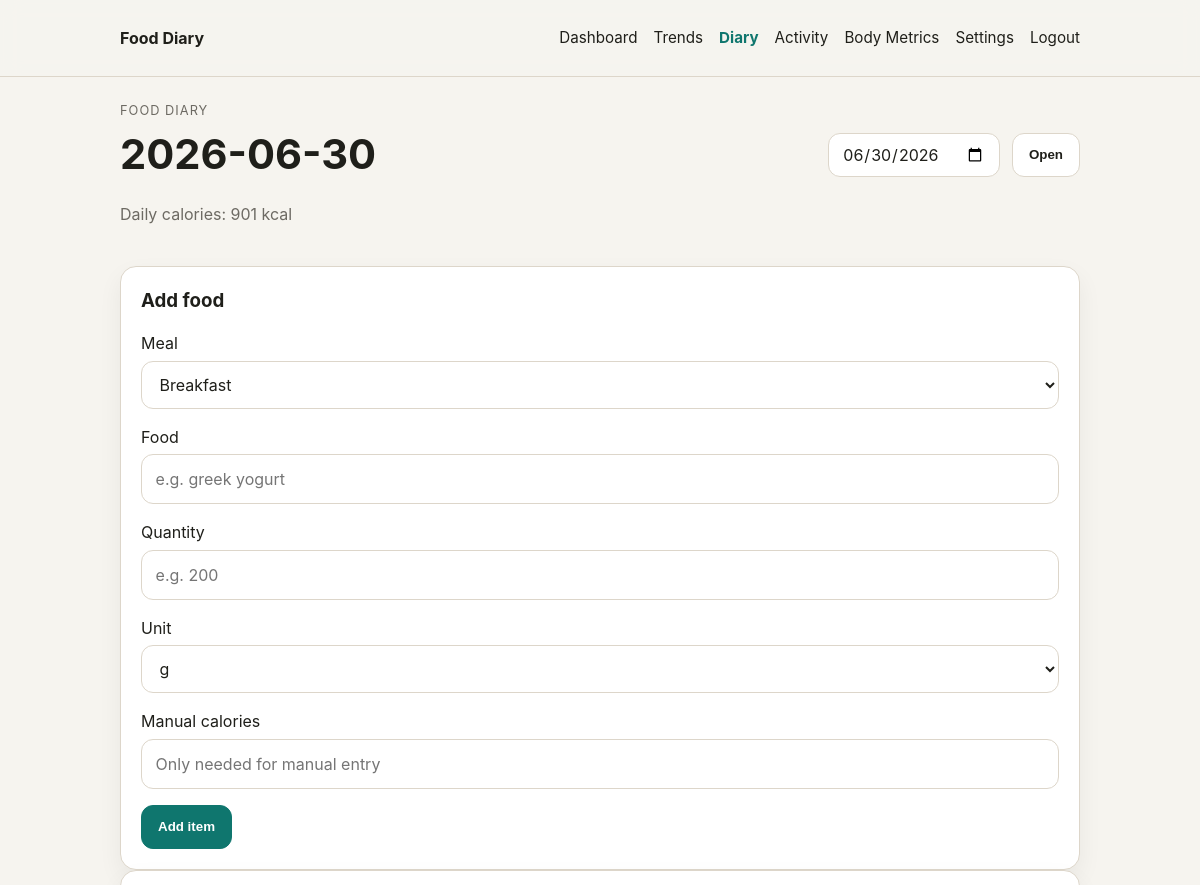
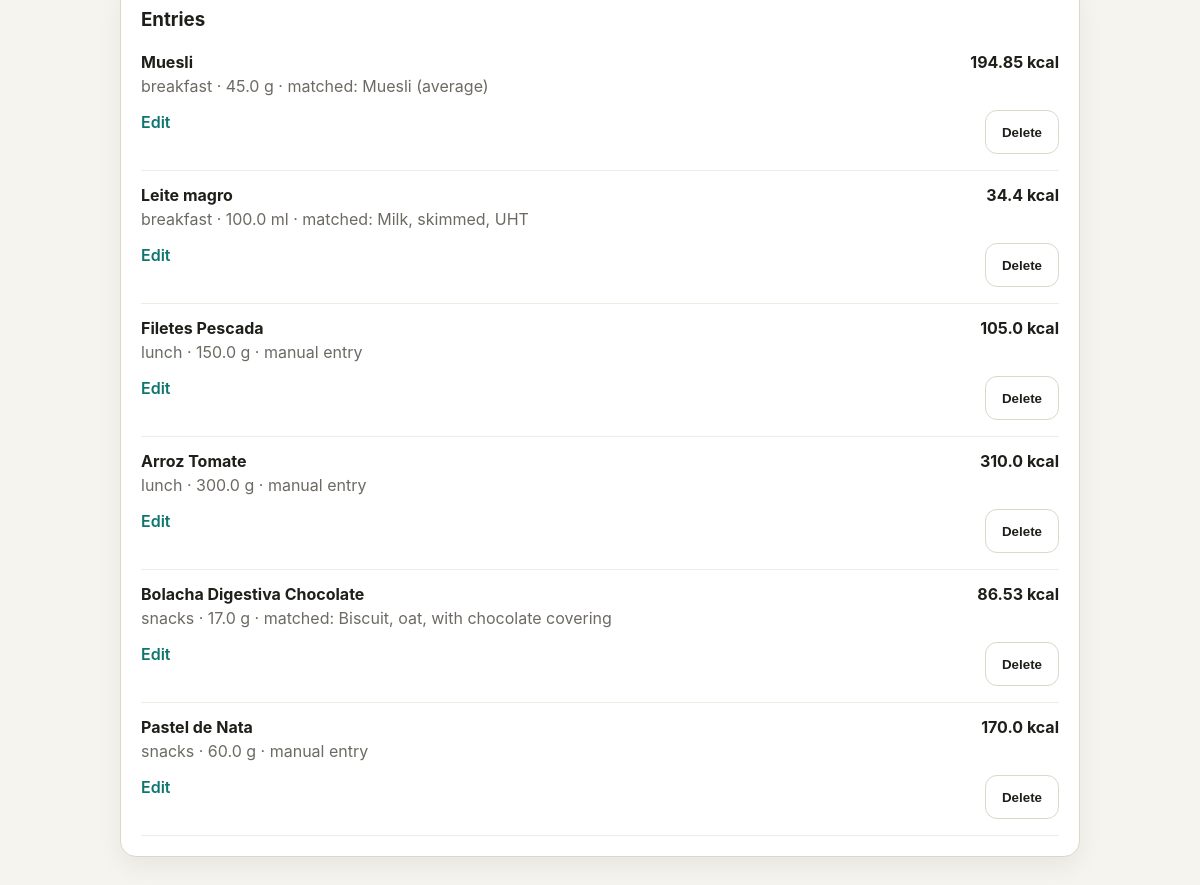
/diary (signed in), run on the app's committed database (2 pictures, top to bottom).
### tables this page shows
CREATE TABLE "daily_meal" (
	"id"	INTEGER,
	"entry_date"	TEXT,
	"meal_status"	TEXT NOT NULL CHECK("meal_status" IN ('partial', 'complete', 'processed')),
	"user_name"	TEXT NOT NULL,
	"daily_kcal"	INTEGER,
	"notes"	TEXT,
	CONSTRAINT "uq_daily_meal" UNIQUE("entry_date","user_name"),
	PRIMARY KEY("id" AUTOINCREMENT)
);

CREATE TABLE "daily_meal_detail" (
	"id"	INTEGER,
	"created_at"	TEXT DEFAULT CURRENT_TIMESTAMP,
	"daily_meal_id"	INTEGER NOT NULL,
	"meal_type"	TEXT NOT NULL CHECK("meal_type" IN ('breakfast', 'lunch', 'dinner', 'snacks')),
	"food_id"	INTEGER NOT NULL,
	"quantity"	REAL(10, 2),
	"unit"	TEXT,
	"calories"	REAL(10, 2),
	"protein"	REAL(10, 2),
	"carbs"	REAL(10, 2),
	"fat"	REAL(10, 2), food_label TEXT,
	PRIMARY KEY("id" AUTOINCREMENT),
	CONSTRAINT "fk_meal" FOREIGN KEY("daily_meal_id") REFERENCES "daily_meal"("id")
);

CREATE TABLE "food_master" (
	"id"	INTEGER,
	"food_name"	TEXT NOT NULL,
	"search_text"	TEXT,
	"food_category"	TEXT,
	"calories_100g"	REAL,
	"protein_100g"	REAL,
	"carbs_100g"	REAL,
	"fat_100g"	REAL,
	"fiber_100g"	REAL,
	"sugar_100g"	REAL,
	"salt_100g"	REAL,
	"source"	TEXT NOT NULL,
	"source_food_id"	TEXT NOT NULL,
	"created_at"	TEXT DEFAULT CURRENT_TIMESTAMP,
	PRIMARY KEY("id" AUTOINCREMENT),
	UNIQUE("source","source_food_id")
);

### app/routers/food_diary.py (the view)
@router.get("/diary")
async def food_diary(request: Request, entry_date: str = None):
    redirect = login_redirect(request)
    if redirect:
        return redirect
    user_name = get_current_user_name(request)
    entry_date = entry_date or date.today().isoformat()
    success_message = request.session.pop("diary_success", None)
    conn = get_db_connection()
    daily_meal = get_or_create_daily_meal(conn, user_name, entry_date)
    rows = conn.execute(
        """
        SELECT
            dmd.id,
            dmd.meal_type,
            dmd.food_id,
            dmd.food_label,
            dmd.quantity,
            dmd.unit,
            dmd.calories,
            dmd.protein,
            dmd.carbs,
            dmd.fat,
            fm.food_name
        FROM daily_meal_detail dmd
        LEFT JOIN food_master fm ON fm.id = dmd.food_id
        WHERE dmd.daily_meal_id = ?
        ORDER BY
            CASE dmd.meal_type
                WHEN 'breakfast' THEN 1
                WHEN 'lunch' THEN 2
                WHEN 'dinner' THEN 3
                WHEN 'snacks' THEN 4
                ELSE 5
            END,
            dmd.id ASC
        """,
        (daily_meal["id"],),
    ).fetchall()
    items = []
    for row in rows:
        items.append({
            "id": row["id"],
            "meal_type": row["meal_type"],
            "food_id": row["food_id"],
            "food_label": row["food_label"],
            "food_name": row["food_name"],
            "quantity": row["quantity"],
            "unit": row["unit"],
            "calories": row["calories"],
            "protein": row["protein"],
            "carbs": row["carbs"],
            "fat": row["fat"],
        })
    conn.close()
    return templates.TemplateResponse(
        request,
        "diary.html",
        {
            "user": request.session.get("user"),
            "entry_date": entry_date,
            "daily_meal": dict(daily_meal),
            "items": items,
            "success": success_message,
            "error": None,
            "form_data": {},
            "last_meal_type": request.session.get("last_meal_type", "breakfast"),
            "match_candidates": [],
            "match_categories": [],
            "show_match_modal": False,
        },
    )

### app/templates/diary.html (shortened to what this page needs)
{% extends "base.html" %}
{% block content %}
<section class="page-head page-head-split">
    <div class="page-head-main">
        <p class="eyebrow">Food diary</p>
        <div class="page-head-title-row">
            <h1>{{ entry_date }}</h1>
            <form method="get" action="/diary" class="date-switcher">
                <input type="date" name="entry_date" value="{{ entry_date }}">
                <button type="submit" class="btn">Open</button>
            </form>
        </div>
        <p class="muted">Daily calories: {{ daily_meal.daily_kcal or 0 }} kcal</p>
    </div>
</section>
<section class="detail-card">
    <h3>Add food</h3>
    <form method="post" action="/diary/add" class="stack" id="add-food-form">
        <label>Meal
            <select name="meal_type" required>
                <option value="breakfast" {% if (form_data and form_data.meal_type == "breakfast") or last_meal_type == "breakfast" %}selected{% endif %}>Breakfast</option>
            </select>
        </label>
        <label>Food
            <input
                type="text"
                name="food_text"
                id="food_text"
                required
                placeholder="e.g. greek yogurt"
                value="{{ form_data.food_text if form_data else '' }}">
        </label>
        <label>Quantity
            <input
                type="number"
                step="0.01"
                name="quantity"
                placeholder="e.g. 200"
                value="{{ form_data.quantity if form_data else '' }}">
        </label>
        <label>Unit
            <select name="unit">
                <option value="g" {% if not form_data or not form_data.unit or form_data.unit == "g" %}selected{% endif %}>g</option>
            </select>
        </label>
        <label>Manual calories
            <input
                type="number"
                step="0.01"
                name="manual_calories"
                id="manual_calories"
                placeholder="Only needed for manual entry"
                value="{{ form_data.manual_calories if form_data else '' }}">
        </label>
        <div class="inline-edit-buttons">
            <button type="submit" class="btn btn-primary">Add item</button>
        </div>
    </form>
</section>
<section class="detail-card">
    <h3>Entries</h3>
    {% if items %}
        <div class="metrics-list">
            {% for item in items %}
                <div class="metric-row diary-item">
                    <div class="diary-row">
                        <div>
                            <strong>{{ item.food_label }}</strong>
                            <div class="muted">
                                {{ item.meal_type }} ·
                                {{ item.quantity or "-" }} {{ item.unit or "" }} ·
                                {% if item.food_id == 1 or not item.food_name %}
                                    manual entry
                                {% else %}
                                    matched: {{ item.food_name }}{% if item.food_category %} ({{ item.food_category }}){% endif %}
                                {% endif %}
                            </div>
                        </div>
                        <div>
                            <strong>{{ item.calories or 0 }} kcal</strong>
                        </div>
                    </div>
                    <div class="diary-actions">
                        <details class="inline-edit">
                            <summary>Edit</summary>
                        </details>
                        <form method="post" action="/diary/delete/{{ item.id }}" class="delete-form">
                            <button type="submit" class="btn">Delete</button>
                        </form>
                    </div>
                </div>
            {% endfor %}
        </div>
    {% else %}
        <p class="muted">No foods registered yet.</p>
    {% endif %}
</section>
{% endblock %}

### app/templates/base.html (shortened to what this page needs)
<!DOCTYPE html>
<html lang="en">
<head>
    <link rel="stylesheet" href="/static/styles.css">
</head>
<body>
    <header class="app-header">
    <div class="container header-row">
        <a href="/" class="brand">Food Diary</a>
        <nav class="top-nav" aria-label="Primary navigation">
        {% if user and user.user_name != "admin" %}
            <a href="/dashboard" class="{% if request.url.path == '/dashboard' %}active{% endif %}">Dashboard</a>
            <a href="/trends" class="{% if request.url.path == '/trends' %}active{% endif %}">Trends</a>
            <a href="/diary" class="{% if request.url.path == '/diary' %}active{% endif %}">Diary</a>
            <a href="/activity" class="{% if request.url.path == '/activity' %}active{% endif %}">Activity</a>
            <a href="/body-metrics" class="{% if request.url.path == '/body-metrics' %}active{% endif %}">Body Metrics</a>
        {% endif %}
        {% if user %}
            <a href="/settings" class="{% if request.url.path == '/settings' %}active{% endif %}"
                aria-label="Settings" title="Settings">Settings</a>
            <a href="/logout">Logout</a>
        {% else %}
            <a href="/login" class="{% if request.url.path == '/login' %}active{% endif %}">Login</a>
            <a href="/register" class="{% if request.url.path == '/register' %}active{% endif %}">Register</a>
        {% endif %}
        </nav>
    </div>
    </header>
    <main class="container app-main">
        {% block content %}{% endblock %}
    </main>
</body>
</html>

### app/static/styles.css (style rules this page uses)
:root { --bg: #f6f4ef; --surface: #ffffff; --surface-2: #f0ece4; --text: #1f1f1a; --muted: #6d6a63; --border: #ddd6ca; --primary: #0f766e; --primary-hover: #115e59; --radius: 16px; --shadow: 0 10px 24px rgba(0, 0, 0, 0.06); --space-2: 0.5rem; --space-3: 0.75rem; --space-4: 1rem; --space-5: 1.25rem; --space-6: 1.5rem; --space-8: 2rem; --max-width: 960px; }
* { box-sizing: border-box; }
html, body { margin: 0; padding: 0; overflow-x: clip; }
body { font-family: Inter, system-ui, sans-serif; background: var(--bg); color: var(--text); line-height: 1.5; }
a { color: inherit; text-decoration: none; }
.container { width: min(100% - 2rem, var(--max-width)); margin-inline: auto; }
.app-header { position: sticky; top: 0; z-index: 20; background: rgba(246, 244, 239, 0.9); backdrop-filter: blur(10px); border-bottom: 1px solid var(--border); }
.header-row { display: flex; align-items: center; justify-content: space-between; padding: var(--space-4) 0; gap: var(--space-4); min-width: 0; }
.brand { font-weight: 700; flex: 0 0 auto; }
.top-nav { display: flex; align-items: center; justify-content: flex-end; gap: var(--space-4); font-size: 0.95rem; min-width: 0; flex-wrap: wrap; }
.top-nav a, .mobile-nav a { display: inline-flex; align-items: center; min-height: 44px; }
.top-nav a.active, .mobile-nav a.active { color: var(--primary); font-weight: 700; }
.app-main { padding: var(--space-6) 0 var(--space-8); }
.hero-card, .stat-card, .detail-card { background: var(--surface); border: 1px solid var(--border); border-radius: var(--radius); box-shadow: var(--shadow); }
.hero-card h1, .page-head h1 { margin: 0 0 var(--space-2); font-size: clamp(1.8rem, 5vw, 2.6rem); line-height: 1.1; }
.hero-card p, .muted { color: var(--muted); }
.btn { display: inline-flex; align-items: center; justify-content: center; min-height: 44px; padding: 0.8rem 1rem; border-radius: 12px; font-weight: 600; border: 1px solid var(--border); background: var(--surface); color: var(--text); cursor: pointer; }
.btn-primary { background: var(--primary); color: white; border-color: var(--primary); }
.page-head { margin-bottom: var(--space-6); }
.page-head-main { display: grid; gap: 0.5rem; }
.page-head-title-row { display: grid; grid-template-columns: minmax(0, 1fr) auto; align-items: center; gap: 1rem; }
.page-head-title-row h1 { margin: 0; line-height: 1.1; }
.eyebrow { margin: 0 0 0.25rem; color: var(--muted); text-transform: uppercase; letter-spacing: 0.08em; font-size: 0.8rem; }
.date-switcher { display: grid; grid-template-columns: auto auto; align-items: center; gap: 0.75rem; margin: 0; }
.date-switcher input[type="date"], .date-switcher .btn { height: 44px; margin: 0; box-sizing: border-box; }
.date-switcher .btn { padding: 0 1rem; line-height: 1; }
.stat-card, .detail-card { padding: var(--space-5); }
.detail-card h3 { margin: 0 0 var(--space-4); }
.metrics-list { display: grid; gap: var(--space-3); margin-top: var(--space-4); }
.metric-row { display: flex; justify-content: space-between; gap: var(--space-4); padding-bottom: var(--space-2); border-bottom: 1px solid var(--surface-2); }
.stack { display: grid; gap: var(--space-4); }
.diary-item { display: block; padding-bottom: var(--space-4); }
.diary-row { display: flex; justify-content: space-between; gap: var(--space-4); align-items: flex-start; }
.diary-actions { display: flex; align-items: flex-start; gap: 0.75rem; margin-top: 0.75rem; width: 100%; flex-wrap: wrap; }
.inline-edit { flex: 1 1 auto; }
.inline-edit summary { cursor: pointer; color: var(--primary); font-weight: 600; list-style: none; }
.inline-edit-buttons { display: flex; gap: var(--space-3); }
.delete-form { margin-left: auto; flex: 0 0 auto; }
label { display: grid; gap: 0.35rem; }
input, select { width: 100%; padding: 0.75rem 0.85rem; border: 1px solid var(--border); border-radius: 12px; background: var(--surface); color: var(--text); font: inherit; }

### data on the page
daily_meal: daily_kcal "901"
daily_meal_detail: food_label "Muesli", meal_type "breakfast", quantity "45.0", unit "g", food_name "Muesli (average)", calories "194.85"
daily_meal_detail: food_label "Leite magro", meal_type "breakfast", quantity "100.0", unit "ml", food_name "Milk, skimmed, UHT", calories "34.4"
daily_meal_detail: food_label "Filetes Pescada", meal_type "lunch", quantity "150.0", unit "g", food_id "manual entry", calories "105.0"
daily_meal_detail: food_label "Arroz Tomate", meal_type "lunch", quantity "300.0", unit "g", food_id "manual entry", calories "310.0"
daily_meal_detail: food_label "Bolacha Digestiva Chocolate", meal_type "snacks", quantity "17.0", unit "g", food_name "Biscuit, oat, with chocolate covering", calories "86.53"
daily_meal_detail: food_label "Pastel de Nata", meal_type "snacks", quantity "60.0", unit "g", food_id "manual entry", calories "170.0"

### other printed values
{{ entry_date }} "2026-06-30"
